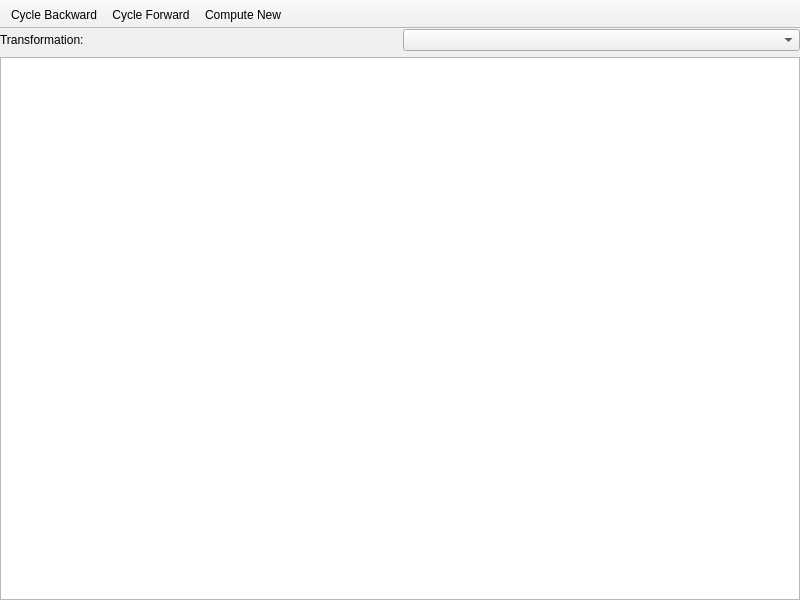
<?xml version="1.0" encoding="UTF-8"?>
<ui version="4.0">
 <class>DimredTab</class>
 <widget class="QMainWindow" name="DimredTab">
  <property name="geometry">
   <rect>
    <x>0</x>
    <y>0</y>
    <width>800</width>
    <height>600</height>
   </rect>
  </property>
  <property name="windowTitle">
   <string>MainWindow</string>
  </property>
  <widget class="QWidget" name="centralwidget">
   <layout class="QVBoxLayout" name="verticalLayout">
    <property name="leftMargin">
     <number>0</number>
    </property>
    <property name="topMargin">
     <number>0</number>
    </property>
    <property name="rightMargin">
     <number>0</number>
    </property>
    <property name="bottomMargin">
     <number>0</number>
    </property>
    <item>
     <widget class="QWidget" name="topBar" native="true">
      <layout class="QHBoxLayout" name="horizontalLayout_3">
       <property name="leftMargin">
        <number>0</number>
       </property>
       <property name="topMargin">
        <number>0</number>
       </property>
       <property name="rightMargin">
        <number>0</number>
       </property>
       <property name="bottomMargin">
        <number>0</number>
       </property>
       <item>
        <widget class="QLabel" name="transformLabel">
         <property name="text">
          <string>Transformation:</string>
         </property>
        </widget>
       </item>
       <item>
        <widget class="QComboBox" name="transformSelect">
         <property name="sizeAdjustPolicy">
          <enum>QComboBox::AdjustToContents</enum>
         </property>
        </widget>
       </item>
      </layout>
     </widget>
    </item>
    <item>
     <widget class="ChartView" name="view">
      <property name="mouseTracking">
       <bool>false</bool>
      </property>
      <property name="renderHints">
       <set>QPainter::Antialiasing|QPainter::TextAntialiasing</set>
      </property>
     </widget>
    </item>
   </layout>
  </widget>
  <widget class="QToolBar" name="toolBar">
   <property name="contextMenuPolicy">
    <enum>Qt::PreventContextMenu</enum>
   </property>
   <property name="windowTitle">
    <string>Plot Tools</string>
   </property>
   <property name="movable">
    <bool>false</bool>
   </property>
   <property name="floatable">
    <bool>false</bool>
   </property>
   <attribute name="toolBarArea">
    <enum>TopToolBarArea</enum>
   </attribute>
   <attribute name="toolBarBreak">
    <bool>false</bool>
   </attribute>
   <addaction name="actionCycleBackward"/>
   <addaction name="actionCycleForward"/>
   <addaction name="actionComputeDisplay"/>
  </widget>
  <action name="actionComputeDisplay">
   <property name="icon">
    <iconset theme="list-add">
     <normaloff>.</normaloff>.</iconset>
   </property>
   <property name="text">
    <string>Compute New</string>
   </property>
   <property name="toolTip">
    <string>Select a new display transform to compute</string>
   </property>
  </action>
  <action name="actionCycleForward">
   <property name="icon">
    <iconset theme="go-next">
     <normaloff>.</normaloff>.</iconset>
   </property>
   <property name="text">
    <string>Cycle Forward</string>
   </property>
   <property name="toolTip">
    <string>Cycle dimension forward</string>
   </property>
   <property name="shortcut">
    <string>Right</string>
   </property>
  </action>
  <action name="actionCycleBackward">
   <property name="icon">
    <iconset theme="go-previous">
     <normaloff>.</normaloff>.</iconset>
   </property>
   <property name="text">
    <string>Cycle Backward</string>
   </property>
   <property name="toolTip">
    <string>Cycle dimension backwards</string>
   </property>
   <property name="shortcut">
    <string>Left</string>
   </property>
  </action>
 </widget>
 <customwidgets>
  <customwidget>
   <class>ChartView</class>
   <extends>QGraphicsView</extends>
   <header>src/scatterplot/chartview.h</header>
  </customwidget>
 </customwidgets>
 <resources/>
 <connections/>
</ui>
